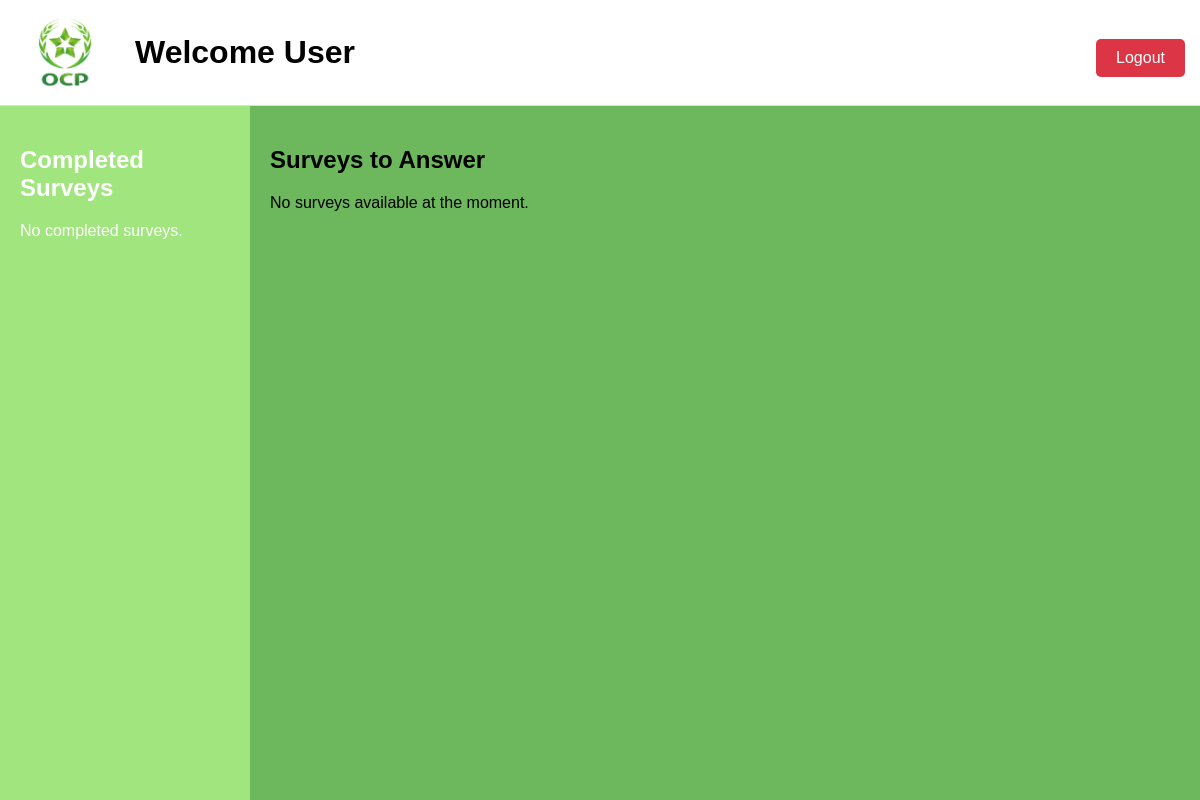
Before: /USERmainpage.php (signed in) with the older database file.
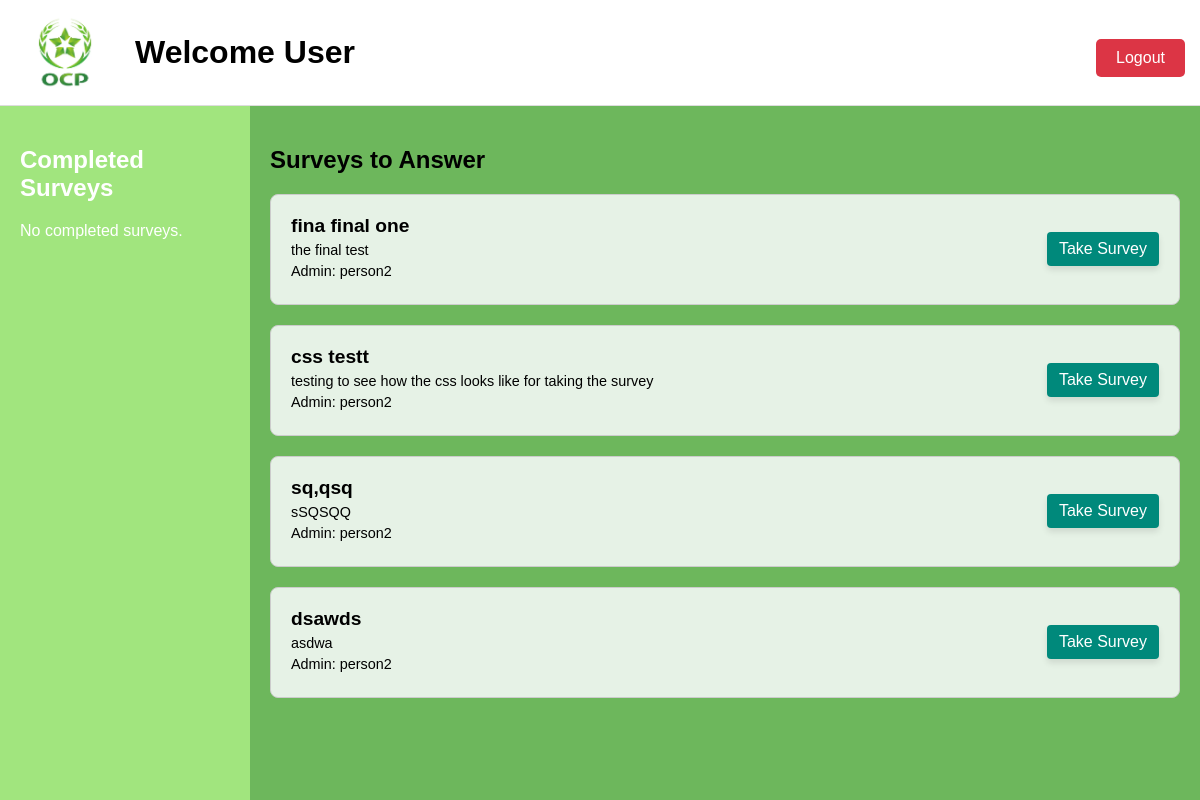
After: the same page with the newer database file.
### tables this page shows
CREATE TABLE `surveys` (
  `id` int(11) NOT NULL,
  `survey_title` varchar(255) NOT NULL,
  `description` text DEFAULT NULL,
  `created_at` timestamp NOT NULL DEFAULT current_timestamp(),
  `admin_Id` int(11) DEFAULT NULL
);

CREATE TABLE `users` (
  `Id` int(12) NOT NULL,
  `firstName` varchar(50) NOT NULL,
  `lastName` varchar(50) NOT NULL,
  `email` varchar(50) NOT NULL,
  `password` varchar(50) NOT NULL
);

### USERmainpage.php (the view, shortened to what this page needs)
<?php
require_once("db_con.php");
$user_id = $_SESSION['user_id'];
?>
<!DOCTYPE html>
<html lang="en">
<head>
    <link rel="stylesheet" href="pagestyle.css">
</head>
<body>
<header>
    <img src="ocplogo.jpg" alt="OCPL Logo" class="logo">
    <h1>Welcome User</h1>
    <a href="userlogout.php" class="logout-button">Logout</a>
</header>
<div class="container">
    <aside>
        <h2>Completed Surveys</h2>
        <?php
        $completed_query = "SELECT DISTINCT s.id, s.survey_title, s.description
                            FROM surveys s
                            JOIN responses r ON s.id = r.survey_id
                            WHERE r.user_id = $user_id";
        $completed_result = $conn->query($completed_query);
        if ($completed_result->num_rows > 0) {
            while ($completed_survey = $completed_result->fetch_assoc()) {
                $description = $completed_survey['description'];
                $description_words = explode(' ', $description);
                if (count($description_words) > 20) {
                    $description = implode(' ', array_slice($description_words, 0, 20)) . '...';
                }
                echo '<div class="survey-small-box">';
                echo '<h3>' . $completed_survey['survey_title'] . '</h3>';
                echo '<p>' . $description . '</p>';
                echo '</div>';
            }
        } else {
            echo '<p>No completed surveys.</p>';
        }
        ?>
    </aside>
    <main>
        <h2>Surveys to Answer</h2>
        <?php
        $unanswered_query = "SELECT s.id, s.survey_title, s.description, u.lastName AS admin_last_name
                             FROM surveys s
                             JOIN users u ON s.admin_Id = u.Id
                             LEFT JOIN responses r ON s.id = r.survey_id AND r.user_id = $user_id
                             WHERE r.survey_id IS NULL
                             ORDER BY s.created_at DESC";
        $unanswered_result = $conn->query($unanswered_query);
        if ($unanswered_result->num_rows > 0) {
            while ($survey = $unanswered_result->fetch_assoc()) {
                echo '<div class="survey-post">';
                echo '<div>';
                echo '<h3>' . $survey['survey_title'] . '</h3>';
                echo '<p>' . $survey['description'] . '</p>';
                echo '<p>Admin: ' . $survey['admin_last_name'] . '</p>';
                echo '</div>';
                echo '<a href="take_survey.php?survey_id=' . $survey['id'] . '" class="box-button">Take Survey</a>';
                echo '</div>';
            }
        } else {
            echo '<p>No surveys available at the moment.</p>';
        }
        ?>
    </main>
</div>
</body>
</html>

### pagestyle.css (style rules this page uses)
body { margin: 0; font-family: Arial, sans-serif; display: flex; min-height: 100vh; flex-direction: column; }
header { display: flex; align-items: center; background-color: rgb(255, 255, 255); color: black; padding: 15px; border-bottom: 1px solid #ddd; }
header .logo { width: 100px; height: auto; margin-right: 20px; }
header h1 { flex: 1; margin: 0; }
header .logout-button { margin-left: 20px; }
.container { display: flex; flex: 1; }
aside { background-color: #a1e57e; color: white; width: 250px; padding: 20px; box-sizing: border-box; }
main { flex: 1; padding: 20px; background-color: #6db75c; box-sizing: border-box; }
a { color: white; text-decoration: none; }
.box-button { display: inline-block; padding: 15px 30px; background-color: #28a745; color: white; text-align: center; text-decoration: none; border-radius: 5px; box-shadow: 0 4px 6px rgba(0, 0, 0, 0.1); transition: background-color 0.3s, box-shadow 0.3s; }

### USERmainpage.php (style rules this page uses)
.survey-post, .survey-small-box { background-color: #e6f2e6; color: black; border: 1px solid #ccc; border-radius: 8px; padding: 20px; margin: 20px 0; display: flex; justify-content: space-between; align-items: center; }
.survey-post h3, .survey-small-box h3 { margin: 0; font-size: 1.2em; }
.survey-post p, .survey-small-box p { margin: 5px 0; font-size: 0.9em; }
.survey-post a.box-button { padding: 8px 12px; background-color: #00897b; color: white; text-decoration: none; border-radius: 4px; }
.logout-button { display: inline-block; padding: 10px 20px; background-color: #dc3545; color: white; text-decoration: none; border-radius: 5px; margin-top: 10px; }
header { display: flex; align-items: center; background-color: rgb(255, 255, 255); color: black; padding: 15px; border-bottom: 1px solid #ddd; }
header .logo { width: 100px; height: auto; margin-right: 20px; }
header h1 { flex: 1; margin: 0; }
header .logout-button { margin-left: 20px; }

Changed rows visible on the page:
added surveys: survey_title "fina final one", description "the final test", users.lastName "person2"
added surveys: survey_title "css testt", description "testing to see how the css looks like for taking the survey", users.lastName "person2"
added surveys: survey_title "sq,qsq", description "sSQSQQ", users.lastName "person2"
added surveys: survey_title "dsawds", description "asdwa", users.lastName "person2"
Other visible differences:
text no longer shown: "No surveys available at the moment."
